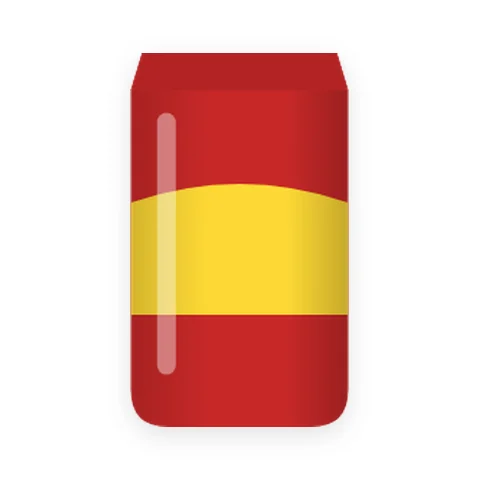
#> input picture app/src/assets/products/aachi-chicken-masala.webp, 480 x 480 px; its folder holds 4 pictures in this run
$ python check_product_images.py
#> lines starting #> are read from the running program, lines starting #| are printed output that depends on the picture
"""Pixel check of every bundled product image (iteration 2, DECISIONS D-89).

Run:  python3 tools/check_product_images.py
Checks each app/src/assets/products/<id>.webp: 480 x 480, a clean white margin all round,
the item centred, and the item neither tiny nor touching the edges. Exits 1 if any image fails.
"""
import sys
from pathlib import Path
from PIL import Image

ROOT = Path(__file__).resolve().parents[1] / 'app/src/assets/products'
MARGIN, WHITE = 10, 238          # px of margin that must stay near-white
INK = 250                        # anything darker than this counts as part of the item (incl. light card tiles)
CENTRE_TOL, MIN_FILL = 0.06, 0.30

def check(path):
    im = Image.open(path).convert('L')
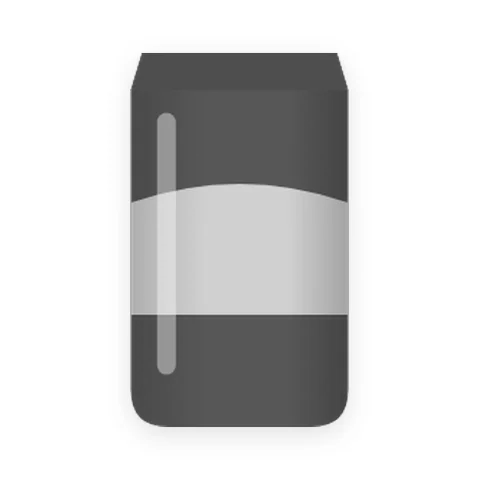
#> im: PIL image 480x480 L; min 60, max 255, mean 208.3
    if im.size != (480, 480):
        return f'size {im.size}'
    w, h = im.size
#> w = 480; h = 480
    band = [im.getpixel((x, y)) for x in range(0, w, 4) for y in list(range(MARGIN)) + list(range(h - MARGIN, h))]
#> band = 2400 values from 255 to 255
    band += [im.getpixel((x, y)) for y in range(0, h, 4) for x in list(range(MARGIN)) + list(range(w - MARGIN, w))]
#> band = 4800 values from 255 to 255
    if min(band) < WHITE - 30 or sum(band) / len(band) < WHITE:
        return 'item touches the edge / margin not white'
    bbox = im.point(lambda v: 255 if v < INK else 0).getbbox()
#> bbox = (119, 50, 360, 446)
    if not bbox:
        return 'empty image'
    cx, cy = (bbox[0] + bbox[2]) / 2 / w, (bbox[1] + bbox[3]) / 2 / h
#> cx = 0.499; cy = 0.517
    if abs(cx - 0.5) > CENTRE_TOL or abs(cy - 0.5) > CENTRE_TOL:
        return f'off centre ({cx:.2f}, {cy:.2f})'
    if max(bbox[2] - bbox[0], bbox[3] - bbox[1]) / w < MIN_FILL:
        return 'item too small'
    return None

def main():
    files = sorted(ROOT.glob('*.webp'))
    bad = [(f.stem, r) for f in files if (r := check(f))]
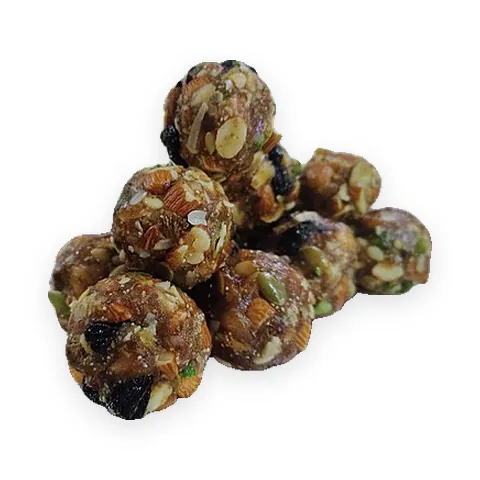
#> input picture app/src/assets/products/almond-house-laddu.webp, 480 x 480 px
#> in check (call 2), `im = Image.open(path).convert('L')`:
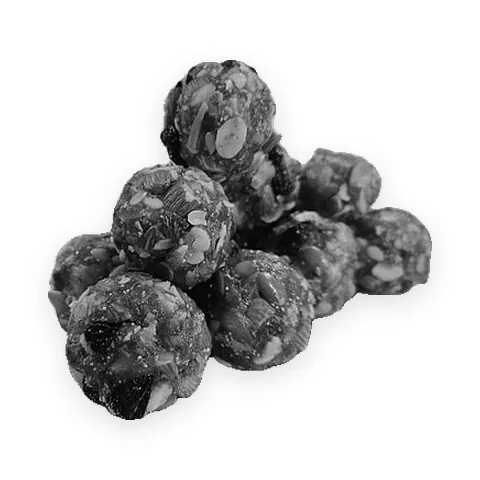
#> im: PIL image 480x480 L; min 0, max 255, mean 198.2
#> in check (call 2), `band = [im.getpixel((x, y)) for x in range(0, w, 4) for y in list(rang..`: band = 2400 values from 255 to 255
#> in check (call 2), `band += [im.getpixel((x, y)) for y in range(0, h, 4) for x in list(ran..`: band = 4800 values from 255 to 255
#> in check (call 2), `bbox = im.point(lambda v: 255 if v < INK else 0).getbbox()`: bbox = (39, 56, 443, 438)
#> in check (call 2), `cx, cy = (bbox[0] + bbox[2]) / 2 / w, (bbox[1] + bbox[3]) / 2 / h`: cx = 0.502; cy = 0.515
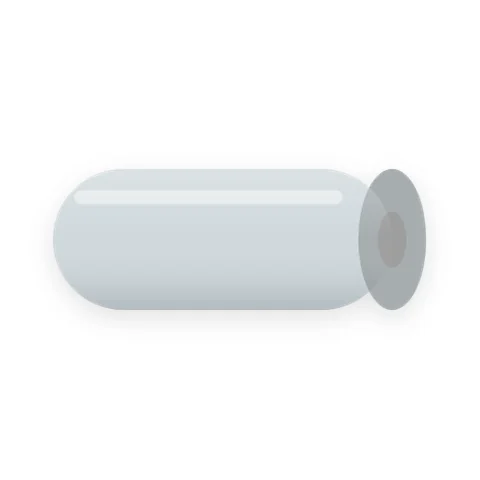
#> input picture app/src/assets/products/aluminium-foil.webp, 480 x 480 px
#> in check (call 3), `band = [im.getpixel((x, y)) for x in range(0, w, 4) for y in list(rang..`: band = 2400 values from 255 to 255
#> in check (call 3), `band += [im.getpixel((x, y)) for y in range(0, h, 4) for x in list(ran..`: band = 4800 values from 255 to 255
#> in check (call 3), `bbox = im.point(lambda v: 255 if v < INK else 0).getbbox()`: bbox = (43, 165, 437, 329)
#> in check (call 3), `cx, cy = (bbox[0] + bbox[2]) / 2 / w, (bbox[1] + bbox[3]) / 2 / h`: cx = 0.5
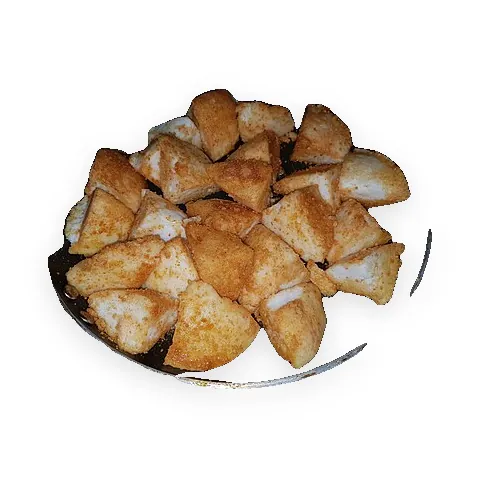
#> input picture app/src/assets/products/amma-karam-podi.webp, 480 x 480 px
#> in check (call 4), `im = Image.open(path).convert('L')`:
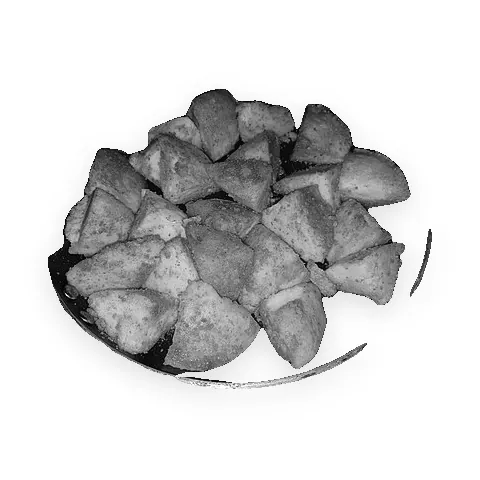
#> im: PIL image 480x480 L; min 0, max 255, mean 210.4
#> in check (call 4), `band = [im.getpixel((x, y)) for x in range(0, w, 4) for y in list(rang..`: band = 2400 values from 255 to 255
#> in check (call 4), `band += [im.getpixel((x, y)) for y in range(0, h, 4) for x in list(ran..`: band = 4800 values from 255 to 255
#> in check (call 4), `bbox = im.point(lambda v: 255 if v < INK else 0).getbbox()`: bbox = (39, 85, 432, 406)
#> in check (call 4), `cx, cy = (bbox[0] + bbox[2]) / 2 / w, (bbox[1] + bbox[3]) / 2 / h`: cx = 0.491; cy = 0.511
    for stem, reason in bad:
        print(f'FAIL {stem}: {reason}')
    print(f'{len(files) - len(bad)}/{len(files)} product images pass')
    return 1 if bad else 0

if __name__ == '__main__':
    sys.exit(main())
#> (the program exits here)
